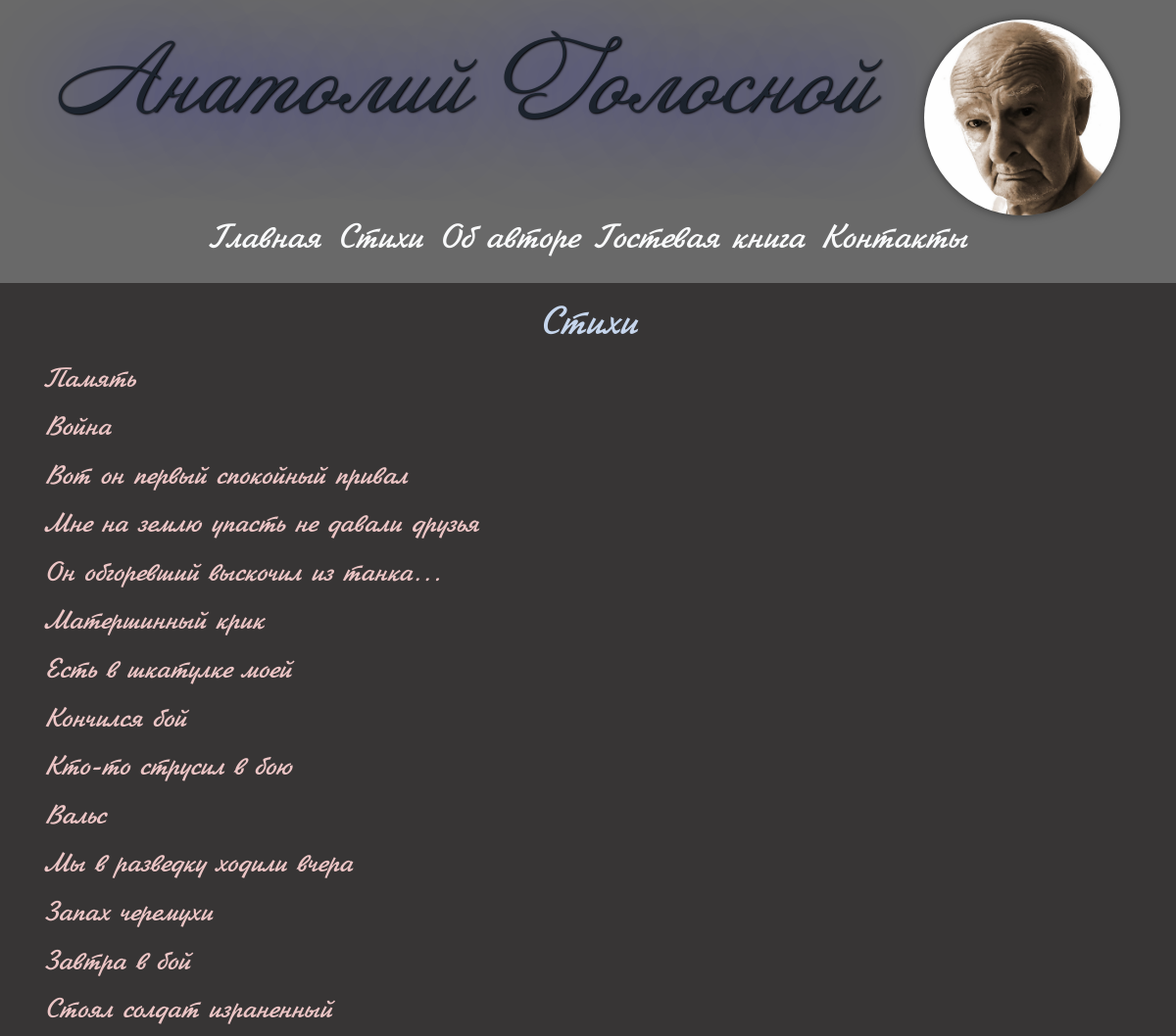
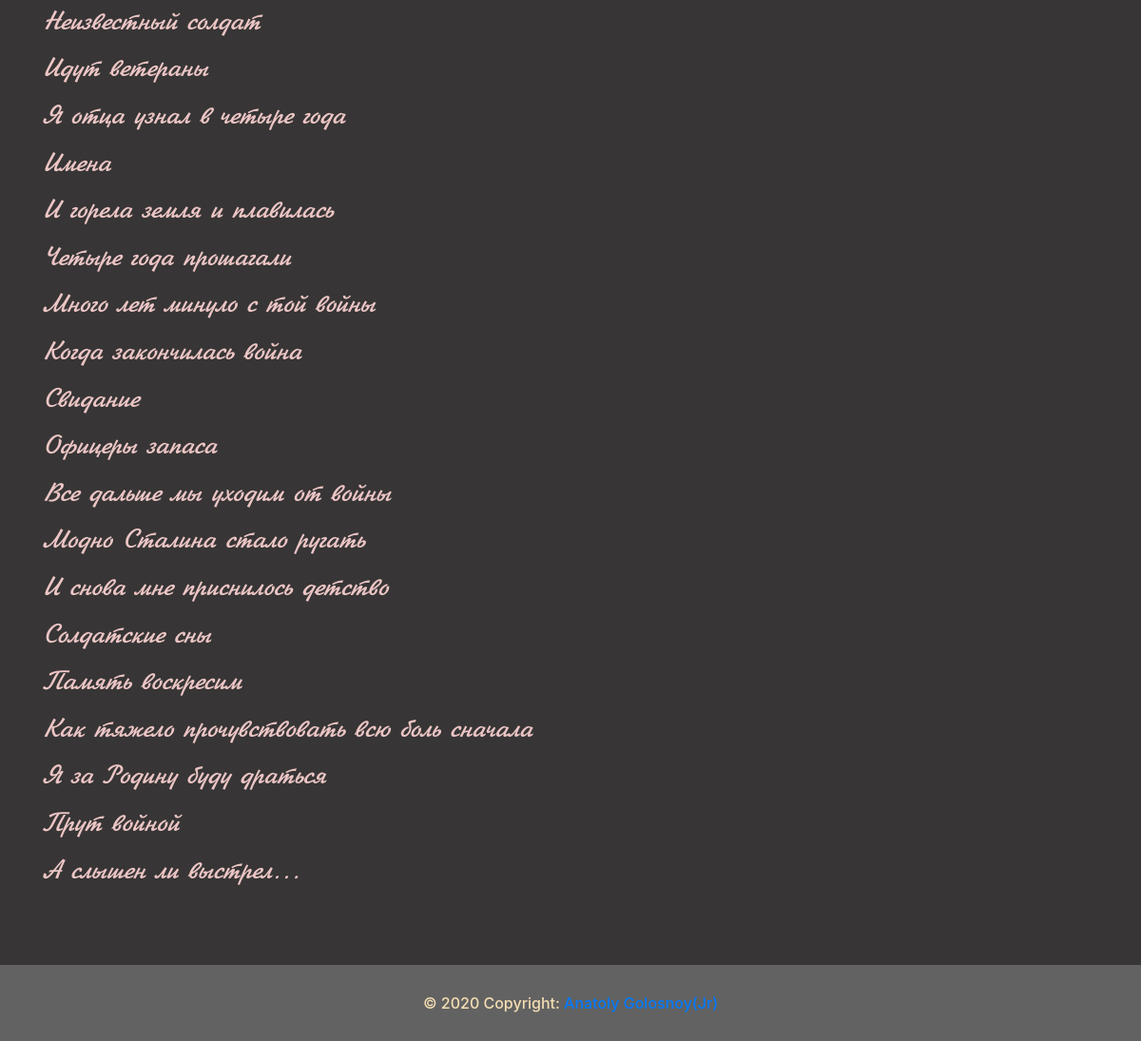
Screenshot of /verses with the database file from the repository (2 pictures, top to bottom).
### tables this page shows
CREATE TABLE verses(
id INTEGER PRIMARY KEY AUTOINCREMENT,
title TEXT NOT NULL,
content TEXT NOT NULL
);

### app.py (the view)
@app.route('/verses')
def verses():
    conn = get_db_connection()
    verse = conn.execute('SELECT * FROM verses').fetchall()
    conn.close()
    return render_template('verses.html', title='Стихи', verses=verse)

### app.py (called while the page is built)
def get_db_connection():
    conn = sqlite3.connect('database.db')
    conn.row_factory = sqlite3.Row
    return conn

### templates/verses.html
{% extends 'base.html' %}
{% block content %}
<h1>{{ title }}</h1>
<div class="poem">
{% for verse in verses %}
    <a href="{{ url_for('verse', verse_id=verse['id']) }}">
        <h3>{{ verse['title'] }}</h3></a>
{% endfor %}
</div>
{% endblock %}

### static/css/style.css (style rules this page uses)
* { margin: 0; padding: 0; }
body { background-color: #373535; min-height: 100%; position: relative; }
h1 { color: #c5d5ec; text-align: center; margin-top: 20px; font-family: Jikharev, serif; }
h3 { color: #ecc5c5; margin-top: 16px; font-family: Jikharev, serif; }

### rows the page displays
verses: title "Память"
verses: title "Война"
verses: title "Вот он первый спокойный привал"
verses: title "Мне на землю упасть не давали друзья"
verses: title "Он обгоревший выскочил из танка..."
verses: title "Матершинный крик"
verses: title "Есть в шкатулке моей"
verses: title "Кончился бой"
verses: title "Кто-то струсил в бою"
verses: title "Вальс"
verses: title "Мы в разведку ходили вчера"
verses: title "Запах черемухи"
verses: title "Завтра в бой"
verses: title "Стоял солдат израненный"
verses: title "Неизвестный солдат"
verses: title "Идут ветераны"
verses: title "Я отца узнал в четыре года"
verses: title "Имена"
verses: title "И горела земля и плавилась"
verses: title "Четыре года прошагали"
verses: title "Много лет минуло с той войны"
verses: title "Когда закончилась война"
verses: title "Свидание"
verses: title "Офицеры запаса"
verses: title "Все дальше мы уходим от войны"
verses: title "Модно Сталина стало ругать"
verses: title "И снова мне приснилось детство"
verses: title "Солдатские сны"
verses: title "Память воскресим"
verses: title "Как тяжело прочувствовать всю боль сначала"
verses: title "Я за Родину буду драться"
verses: title "Прут войной"
verses: title "А слышен ли выстрел..."

### other values shown
{{ title }} "Стихи"
